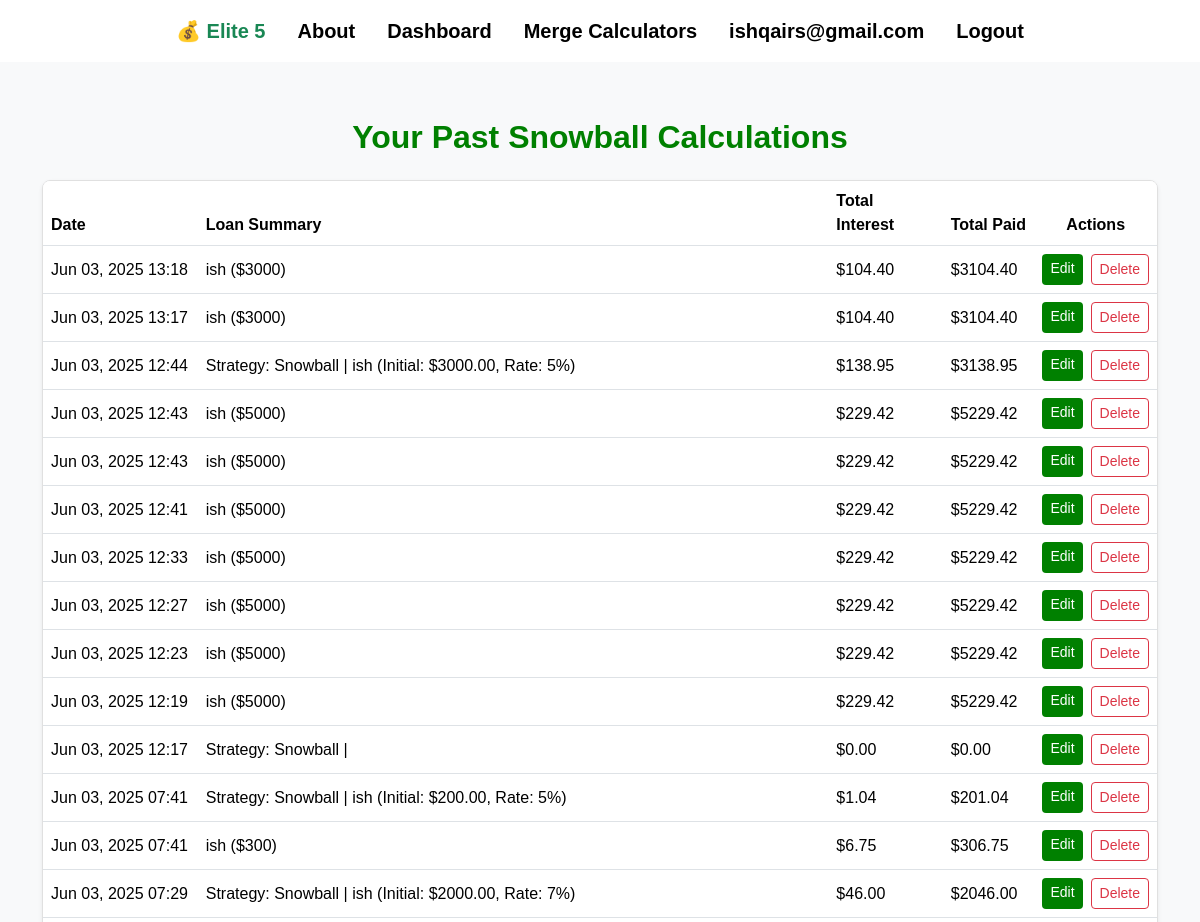
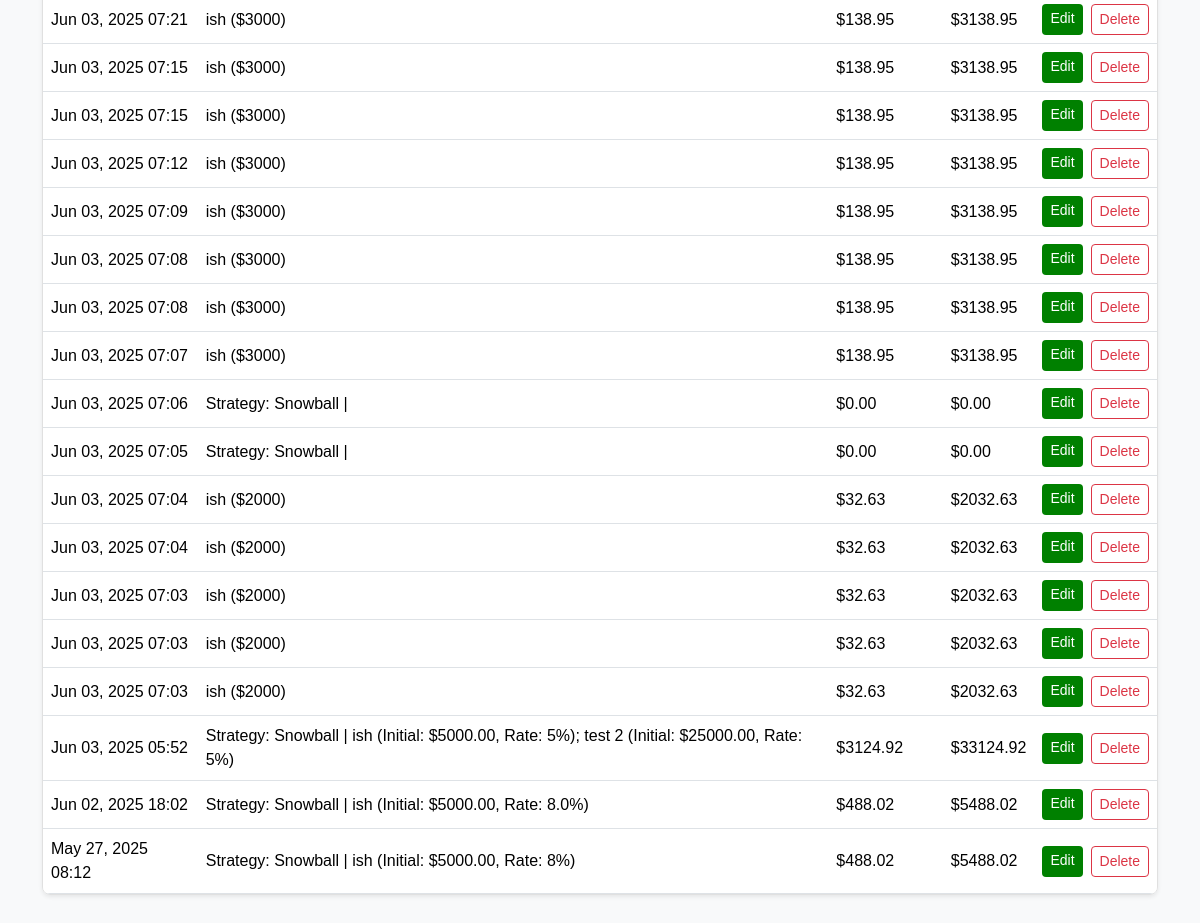
/snowball-history/ (signed in), run on the app's committed database (2 pictures, top to bottom).
### main/models.py (models this page shows, shortened)
class DebtCalculation(models.Model):
    STRATEGY_CHOICES = [
        ('smallest_balance', 'Smallest Balance'),
        ('highest_interest', 'Highest Interest'),
        ('fewest_payments', 'Fewest Payments'),
    ]
    user = models.ForeignKey(User, on_delete=models.CASCADE)
    created_at = models.DateTimeField(auto_now_add=True)
    strategy = models.CharField(max_length=30, choices=STRATEGY_CHOICES, default='smallest_balance')
    extra_payment = models.DecimalField(max_digits=10, decimal_places=2, default=0)
    months_to_freedom = models.IntegerField()
    total_balance = models.DecimalField(max_digits=10, decimal_places=2)
    total_payment = models.DecimalField(max_digits=10, decimal_places=2)
    total_interest = models.DecimalField(max_digits=10, decimal_places=2, default=0)
    loan_summary = models.TextField(blank=True)
    loan_data = JSONField()

### main/views.py (the view)
# urls.py: path('snowball-history/', views.snowball_history, name='snowball_history'),
@login_required
def snowball_history(request):
    calculations = DebtCalculation.objects.filter(user=request.user).order_by('-created_at')
    return render(request, 'main/snowball_history.html', {'calculations': calculations})

### main/templates/main/snowball_history.html (shortened to what this page needs)
{% extends "main/base.html" %}
{% block content %}
<div class="container py-5">
  <h2 class="text-center mb-4" style="color: green; font-weight: 600;">Your Past Snowball Calculations</h2>
  {% if calculations %}
    <div class="table-responsive shadow-sm rounded-3" style="border: 1px solid #e0e0e0;">
      <table class="table align-middle mb-0">
        <thead class="bg-light" style="color: green; font-weight: 600;">
          <tr>
            <th>Date</th>
            <th>Loan Summary</th>
            <th>Total Interest</th>
            <th>Total Paid</th>
            <th class="text-center">Actions</th>
          </tr>
        </thead>
        <tbody>
          {% for calc in calculations %}
          <tr>
            <td>{{ calc.created_at|date:"M d, Y H:i" }}</td>
            <td>{{ calc.loan_summary }}</td>
            <td>${{ calc.total_interest }}</td>
            <td>${{ calc.total_payment }}</td>
            <td>
              <div class="d-flex flex-column flex-md-row gap-2 justify-content-center">
                <a href="{% url 'debt_calculator' %}?load={{ calc.pk }}" class="btn btn-sm" style="background-color: green; color: #fff; border: none; transition: background-color 0.3s;">
                  Edit
                </a>
                <form method="post" action="{% url 'delete_calculation' calc.pk %}" onsubmit="return confirm('Delete this calculation?');" style="margin: 0;">
                  <button type="submit" class="btn btn-sm btn-outline-danger" style="transition: background-color 0.3s;">
                    Delete
                  </button>
                </form>
              </div>
            </td>
          </tr>
          {% endfor %}
        </tbody>
      </table>
    </div>
  {% else %}
    <p class="text-center" style="color: #555;">You haven't made any calculations yet.</p>
  {% endif %}
</div>
{% endblock %}

### main/templates/main/base.html (shortened to what this page needs)
{% load static %}
<!DOCTYPE html>
<html lang="en">
<head>
    <link href="https://cdn.jsdelivr.net/npm/bootstrap@5.3.2/dist/css/bootstrap.min.css" rel="stylesheet">
</head>
<body>
<nav class="navbar navbar-expand-lg navbar-light bg-white fixed-top mb-3" id="customNavbar">
  <div class="container d-flex justify-content-center align-items-center" style="max-width: 80%;">
    <div class="collapse navbar-collapse justify-content-center" id="navbarNav">
      <ul class="navbar-nav d-flex flex-row align-items-center">
        <li class="nav-item d-flex align-items-center">
          <a class="nav-link fs-5 mx-2 text-success no-hover" href="{% url 'landing' %}">
            💰 {{ APPNAME|default:"Elite 5" }}
          </a>
        </li>
        <li class="nav-item">
          <a class="nav-link fs-5 mx-2" href="{% url 'about' %}">About</a>
        </li>
        <li class="nav-item">
          <a class="nav-link fs-5 mx-2" href="{% url 'dashboard' %}">Dashboard</a>
        </li>
        <li class="nav-item">
          <a class="nav-link fs-5 mx-2" href="{% url 'merge_calculator' %}">Merge Calculators</a>
        </li>
        {% if user.is_authenticated %}
          <li class="nav-item">
            <span class="nav-link fs-5 mx-2 disabled">{{ user.username }}</span>
          </li>
          <li class="nav-item">
            <a class="nav-link fs-5 mx-2" href="{% url 'logout' %}">Logout</a>
          </li>
        {% else %}
          <li class="nav-item">
            <a class="nav-link fs-5 mx-2" href="{% url 'login' %}">Login</a>
          </li>
        {% endif %}
      </ul>
    </div>
  </div>
</nav>
<main>
  {% block content %}{% endblock %}
</main>
</body>
</html>

### main/templates/main/base.html (style rules this page uses)
body { font-family: Arial, sans-serif; }
main { min-height: 100vh; background-color: #f8f9fa; }
.navbar-nav .nav-link { color: black; font-weight: bold; position: relative; }
.navbar-nav .nav-link.text-success { color: green; }
.navbar-nav .nav-link.no-hover::after { display: none; }
.navbar-nav .nav-link:not(.no-hover)::after { content: ''; position: absolute; width: 0; height: 2px; display: block; background: green; transition: width 0.3s; bottom: 0; left: 0; }
main { padding-top: 70px; }

### data on the page
DebtCalculation: created_at "Jun 03, 2025 13:18", loan_summary "ish ($3000)", total_interest "104.40", total_payment "3104.40"
DebtCalculation: created_at "Jun 03, 2025 13:17", loan_summary "ish ($3000)", total_interest "104.40", total_payment "3104.40"
DebtCalculation: created_at "Jun 03, 2025 12:44", loan_summary "Strategy: Snowball | ish (Initial: $3000.00, Rate: 5%)", total_interest "138.95", total_payment "3138.95"
DebtCalculation: created_at "Jun 03, 2025 12:43", loan_summary "ish ($5000)", total_interest "229.42", total_payment "5229.42"
DebtCalculation: created_at "Jun 03, 2025 12:43", loan_summary "ish ($5000)", total_interest "229.42", total_payment "5229.42"
DebtCalculation: created_at "Jun 03, 2025 12:41", loan_summary "ish ($5000)", total_interest "229.42", total_payment "5229.42"
DebtCalculation: created_at "Jun 03, 2025 12:33", loan_summary "ish ($5000)", total_interest "229.42", total_payment "5229.42"
DebtCalculation: created_at "Jun 03, 2025 12:27", loan_summary "ish ($5000)", total_interest "229.42", total_payment "5229.42"
DebtCalculation: created_at "Jun 03, 2025 12:23", loan_summary "ish ($5000)", total_interest "229.42", total_payment "5229.42"
DebtCalculation: created_at "Jun 03, 2025 12:19", loan_summary "ish ($5000)", total_interest "229.42", total_payment "5229.42"
DebtCalculation: created_at "Jun 03, 2025 12:17", loan_summary "Strategy: Snowball |", total_interest "0.00", total_payment "0.00"
DebtCalculation: created_at "Jun 03, 2025 07:41", loan_summary "Strategy: Snowball | ish (Initial: $200.00, Rate: 5%)", total_interest "1.04", total_payment "201.04"
DebtCalculation: created_at "Jun 03, 2025 07:41", loan_summary "ish ($300)", total_interest "6.75", total_payment "306.75"
DebtCalculation: created_at "Jun 03, 2025 07:29", loan_summary "Strategy: Snowball | ish (Initial: $2000.00, Rate: 7%)", total_interest "46.00", total_payment "2046.00"
DebtCalculation: created_at "Jun 03, 2025 07:21", loan_summary "ish ($3000)", total_interest "138.95", total_payment "3138.95"
DebtCalculation: created_at "Jun 03, 2025 07:15", loan_summary "ish ($3000)", total_interest "138.95", total_payment "3138.95"
DebtCalculation: created_at "Jun 03, 2025 07:15", loan_summary "ish ($3000)", total_interest "138.95", total_payment "3138.95"
DebtCalculation: created_at "Jun 03, 2025 07:12", loan_summary "ish ($3000)", total_interest "138.95", total_payment "3138.95"
DebtCalculation: created_at "Jun 03, 2025 07:09", loan_summary "ish ($3000)", total_interest "138.95", total_payment "3138.95"
DebtCalculation: created_at "Jun 03, 2025 07:08", loan_summary "ish ($3000)", total_interest "138.95", total_payment "3138.95"
DebtCalculation: created_at "Jun 03, 2025 07:08", loan_summary "ish ($3000)", total_interest "138.95", total_payment "3138.95"
DebtCalculation: created_at "Jun 03, 2025 07:07", loan_summary "ish ($3000)", total_interest "138.95", total_payment "3138.95"
DebtCalculation: created_at "Jun 03, 2025 07:06", loan_summary "Strategy: Snowball |", total_interest "0.00", total_payment "0.00"
DebtCalculation: created_at "Jun 03, 2025 07:05", loan_summary "Strategy: Snowball |", total_interest "0.00", total_payment "0.00"
DebtCalculation: created_at "Jun 03, 2025 07:04", loan_summary "ish ($2000)", total_interest "32.63", total_payment "2032.63"
DebtCalculation: created_at "Jun 03, 2025 07:04", loan_summary "ish ($2000)", total_interest "32.63", total_payment "2032.63"
DebtCalculation: created_at "Jun 03, 2025 07:03", loan_summary "ish ($2000)", total_interest "32.63", total_payment "2032.63"
DebtCalculation: created_at "Jun 03, 2025 07:03", loan_summary "ish ($2000)", total_interest "32.63", total_payment "2032.63"
DebtCalculation: created_at "Jun 03, 2025 07:03", loan_summary "ish ($2000)", total_interest "32.63", total_payment "2032.63"
DebtCalculation: created_at "Jun 03, 2025 05:52", loan_summary "Strategy: Snowball | ish (Initial: $5000.00, Rate: 5%); test 2 (Initial: $25000.00, Rate: 5%)", total_interest "3124.92", total_payment "33124.92"
DebtCalculation: created_at "Jun 02, 2025 18:02", loan_summary "Strategy: Snowball | ish (Initial: $5000.00, Rate: 8.0%)", total_interest "488.02", total_payment "5488.02"
DebtCalculation: created_at "May 27, 2025 08:12", loan_summary "Strategy: Snowball | ish (Initial: $5000.00, Rate: 8%)", total_interest "488.02", total_payment "5488.02"

### other printed values
{{ APPNAME|default:"Elite 5" }} "Elite 5"
{{ user.username }} "ishqairs@gmail.com"
